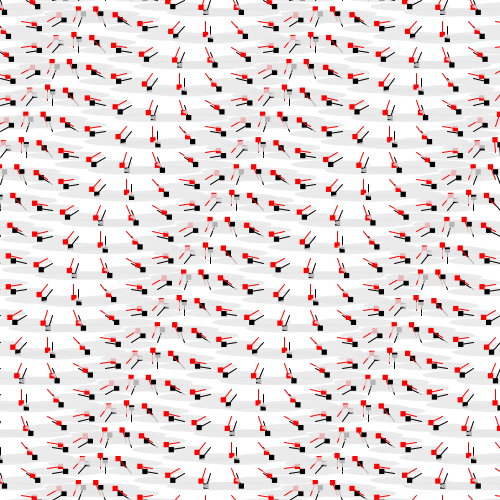
Frame 1 (no input)
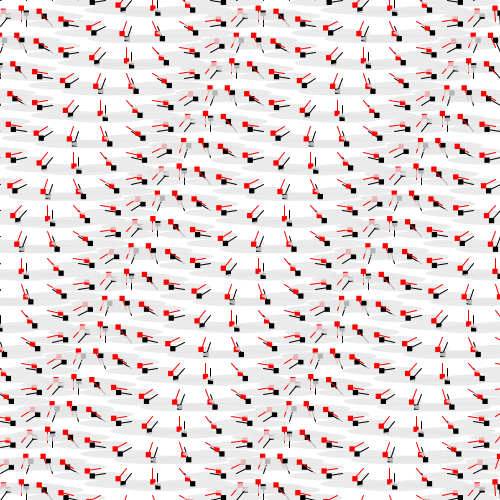
Frame 60 (the mouse pressed at the canvas centre just before this capture)
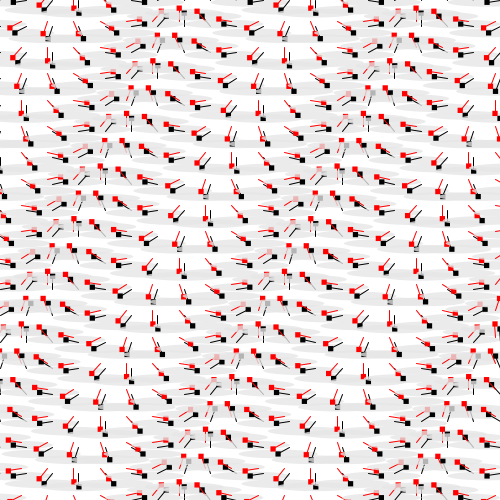
Frame 120 (the mouse held since frame 60 and released just before this capture)

The Processing sketch that drew these frames (run headless with seeded random() and noise(); from frame 60 on, the mouse is pressed at the canvas centre):

// Processing sketch: processing_151545
// ── processing_151545.pde

/*
 * Creative Coding
 * Week 2, 05 - Moving Patterns 1
 * by Indae Hwang and Jon McCormack
 * Copyright (c) 2014 Monash University
 *
 * This sketch builds on the previous sketches, drawing shapes based on the
 * current framerate. The movement of individual shapes combine to create a
 * gestalt field of motion. Use the arrow keys on your keyboard to change the
 * frame rate. 
 * 
 */

// variable used to store the current frame rate value
int frame_rate_value;

void setup() {
  size(500, 500);

  frame_rate_value = 9;
  frameRate(frame_rate_value);
  rectMode(CENTER);
  background(255);
}


void draw() {

  background(255);

  int num = 20;
  int margin = 0;
  float gutter = 0; //distance between each cell
  float cellsize = ( width - (2 * margin) - gutter * (num - 1) ) / (num - 1);

  int circleNumber = 0; // counter
  for (int i=0; i<num; i++) {
    for (int j=0; j<num; j++) {
      circleNumber = (i * num) + j; // different way to calculate the circle number from w2_04

      float tx = margin + cellsize * i + gutter * i;
      float ty = margin + cellsize * j + gutter * j;

      //      movingCircleTmp(tx, ty, cellsize, circleNumber);
      movingCircle(tx, ty, cellsize, circleNumber);
    }
  }
} //end of draw 

void movingCircleTmp(float x, float y, float size, int circleNum) {
  ellipse(x, y, size, size);
}

void movingCircle(float x, float y, float size, int circleNum) {

  float finalAngle;
  finalAngle = frameCount + circleNum;

  //the rotating angle for each tempX and tempY postion is affected by frameRate and angle;  
  float tempX = x + (size / 2) * sin(PI / frame_rate_value * finalAngle);
  float tempY = y + (size / 2) * cos(PI / frame_rate_value * finalAngle);

  noStroke();
  fill(230,200);
  ellipse(tempX, tempY, size*3, size/3);
  fill(0);
  rect(tempX, tempY, size/5, size/5);
  stroke(0);
  noFill();
  stroke(0);
  line(x, y, tempX, tempY);

  noStroke();
  fill(255, 0, 0);
  rect(tempX-5, tempY-5, size/5, size/5);
  stroke(255, 0, 0);
  noFill();
  stroke(255, 0, 0);
  line(x-5, y-5, tempX-5, tempY-5);
  
  
  
}


/*
 * keyReleased function
 *
 * called automatically by Processing when a keyboard key is released
 */
void keyReleased() {

  // right arrow -- increase frame_rate_value
  if (keyCode == RIGHT && frame_rate_value < 60) {
    frame_rate_value++;
  }

  // left arrow -- decrease frame_rate_value
  if ( keyCode == LEFT && frame_rate_value > 1) {
    frame_rate_value--;
  }

  // set the frameRate and print current value on the screen
  frameRate(frame_rate_value);
  println("Current frame Rate is: " + frame_rate_value);
}
